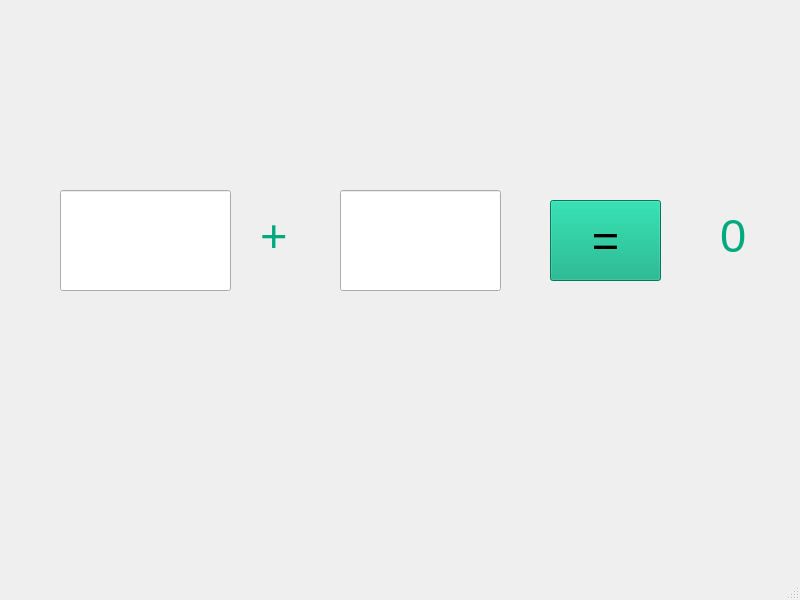
<?xml version="1.0" encoding="UTF-8"?>
<ui version="4.0">
 <class>MainWindow</class>
 <widget class="QMainWindow" name="MainWindow">
  <property name="geometry">
   <rect>
    <x>0</x>
    <y>0</y>
    <width>800</width>
    <height>600</height>
   </rect>
  </property>
  <property name="font">
   <font>
    <pointsize>20</pointsize>
   </font>
  </property>
  <property name="windowTitle">
   <string>MainWindow</string>
  </property>
  <property name="styleSheet">
   <string notr="true"/>
  </property>
  <widget class="QWidget" name="centralwidget">
   <widget class="QLabel" name="label">
    <property name="geometry">
     <rect>
      <x>0</x>
      <y>0</y>
      <width>801</width>
      <height>571</height>
     </rect>
    </property>
    <property name="styleSheet">
     <string notr="true">background-image: url(:/bg/background.jpg);</string>
    </property>
    <property name="text">
     <string/>
    </property>
   </widget>
   <widget class="QLabel" name="plus">
    <property name="geometry">
     <rect>
      <x>260</x>
      <y>210</y>
      <width>41</width>
      <height>51</height>
     </rect>
    </property>
    <property name="font">
     <font>
      <pointsize>35</pointsize>
     </font>
    </property>
    <property name="styleSheet">
     <string notr="true">color: rgb(0, 170, 127);</string>
    </property>
    <property name="text">
     <string>+</string>
    </property>
   </widget>
   <widget class="QPushButton" name="eq">
    <property name="geometry">
     <rect>
      <x>550</x>
      <y>200</y>
      <width>111</width>
      <height>81</height>
     </rect>
    </property>
    <property name="font">
     <font>
      <pointsize>35</pointsize>
     </font>
    </property>
    <property name="styleSheet">
     <string notr="true">background-color: rgb(0, 170, 127);</string>
    </property>
    <property name="text">
     <string>=</string>
    </property>
   </widget>
   <widget class="QLineEdit" name="num1">
    <property name="geometry">
     <rect>
      <x>60</x>
      <y>190</y>
      <width>171</width>
      <height>101</height>
     </rect>
    </property>
   </widget>
   <widget class="QLineEdit" name="num2">
    <property name="geometry">
     <rect>
      <x>340</x>
      <y>190</y>
      <width>161</width>
      <height>101</height>
     </rect>
    </property>
   </widget>
   <widget class="QLabel" name="result">
    <property name="geometry">
     <rect>
      <x>720</x>
      <y>200</y>
      <width>31</width>
      <height>71</height>
     </rect>
    </property>
    <property name="font">
     <font>
      <pointsize>35</pointsize>
     </font>
    </property>
    <property name="styleSheet">
     <string notr="true">color: rgb(0, 170, 127);</string>
    </property>
    <property name="text">
     <string>0</string>
    </property>
    <property name="textFormat">
     <enum>Qt::PlainText</enum>
    </property>
   </widget>
  </widget>
  <widget class="QStatusBar" name="statusbar"/>
  <widget class="QMenuBar" name="menubar">
   <property name="geometry">
    <rect>
     <x>0</x>
     <y>0</y>
     <width>800</width>
     <height>26</height>
    </rect>
   </property>
  </widget>
 </widget>
 <resources>
  <include location="1.qrc"/>
 </resources>
 <connections/>
</ui>
